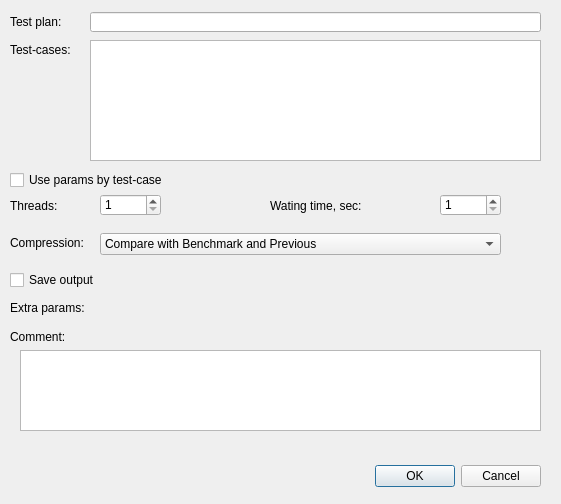
<?xml version="1.0" encoding="UTF-8"?>
<ui version="4.0">
 <class>PlanEditDialog</class>
 <widget class="QDialog" name="PlanEditDialog">
  <property name="windowModality">
   <enum>Qt::WindowModal</enum>
  </property>
  <property name="geometry">
   <rect>
    <x>0</x>
    <y>0</y>
    <width>561</width>
    <height>504</height>
   </rect>
  </property>
  <property name="sizePolicy">
   <sizepolicy hsizetype="Ignored" vsizetype="Ignored">
    <horstretch>0</horstretch>
    <verstretch>0</verstretch>
   </sizepolicy>
  </property>
  <property name="minimumSize">
   <size>
    <width>561</width>
    <height>504</height>
   </size>
  </property>
  <property name="maximumSize">
   <size>
    <width>561</width>
    <height>504</height>
   </size>
  </property>
  <property name="windowTitle">
   <string>Dialog</string>
  </property>
  <property name="modal">
   <bool>true</bool>
  </property>
  <widget class="QDialogButtonBox" name="buttonBox">
   <property name="geometry">
    <rect>
     <x>20</x>
     <y>460</y>
     <width>521</width>
     <height>32</height>
    </rect>
   </property>
   <property name="orientation">
    <enum>Qt::Horizontal</enum>
   </property>
   <property name="standardButtons">
    <set>QDialogButtonBox::Cancel|QDialogButtonBox::Ok</set>
   </property>
  </widget>
  <widget class="QLabel" name="planLabel">
   <property name="geometry">
    <rect>
     <x>10</x>
     <y>14</y>
     <width>71</width>
     <height>16</height>
    </rect>
   </property>
   <property name="text">
    <string>Test plan:</string>
   </property>
  </widget>
  <widget class="QLineEdit" name="planBox">
   <property name="geometry">
    <rect>
     <x>90</x>
     <y>12</y>
     <width>451</width>
     <height>20</height>
    </rect>
   </property>
  </widget>
  <widget class="QLabel" name="threadLabel">
   <property name="geometry">
    <rect>
     <x>10</x>
     <y>198</y>
     <width>71</width>
     <height>16</height>
    </rect>
   </property>
   <property name="text">
    <string>Threads:</string>
   </property>
  </widget>
  <widget class="QTableView" name="tableView">
   <property name="geometry">
    <rect>
     <x>90</x>
     <y>40</y>
     <width>451</width>
     <height>121</height>
    </rect>
   </property>
  </widget>
  <widget class="QCheckBox" name="checkBox">
   <property name="geometry">
    <rect>
     <x>10</x>
     <y>170</y>
     <width>571</width>
     <height>20</height>
    </rect>
   </property>
   <property name="text">
    <string>Use params by test-case</string>
   </property>
  </widget>
  <widget class="QLabel" name="compressionLabel">
   <property name="geometry">
    <rect>
     <x>10</x>
     <y>235</y>
     <width>91</width>
     <height>16</height>
    </rect>
   </property>
   <property name="text">
    <string>Compression:</string>
   </property>
  </widget>
  <widget class="QLabel" name="label_2">
   <property name="geometry">
    <rect>
     <x>10</x>
     <y>300</y>
     <width>111</width>
     <height>16</height>
    </rect>
   </property>
   <property name="text">
    <string>Extra params:</string>
   </property>
  </widget>
  <widget class="QLabel" name="timeoutLabel">
   <property name="geometry">
    <rect>
     <x>270</x>
     <y>198</y>
     <width>131</width>
     <height>16</height>
    </rect>
   </property>
   <property name="text">
    <string>Wating time, sec:</string>
   </property>
  </widget>
  <widget class="QLabel" name="commentLabel">
   <property name="geometry">
    <rect>
     <x>10</x>
     <y>330</y>
     <width>54</width>
     <height>13</height>
    </rect>
   </property>
   <property name="text">
    <string>Comment:</string>
   </property>
  </widget>
  <widget class="QLabel" name="label">
   <property name="geometry">
    <rect>
     <x>10</x>
     <y>40</y>
     <width>81</width>
     <height>20</height>
    </rect>
   </property>
   <property name="text">
    <string>Test-cases:</string>
   </property>
  </widget>
  <widget class="QSpinBox" name="watingTimeBox">
   <property name="geometry">
    <rect>
     <x>440</x>
     <y>194</y>
     <width>61</width>
     <height>22</height>
    </rect>
   </property>
   <property name="minimum">
    <number>1</number>
   </property>
   <property name="maximum">
    <number>9999</number>
   </property>
  </widget>
  <widget class="QSpinBox" name="threadBox">
   <property name="geometry">
    <rect>
     <x>100</x>
     <y>194</y>
     <width>61</width>
     <height>22</height>
    </rect>
   </property>
   <property name="minimum">
    <number>1</number>
   </property>
  </widget>
  <widget class="QComboBox" name="compressionBox">
   <property name="geometry">
    <rect>
     <x>100</x>
     <y>233</y>
     <width>401</width>
     <height>22</height>
    </rect>
   </property>
   <property name="currentIndex">
    <number>2</number>
   </property>
   <item>
    <property name="text">
     <string>No Compare</string>
    </property>
   </item>
   <item>
    <property name="text">
     <string>Compare with Benchmark</string>
    </property>
   </item>
   <item>
    <property name="text">
     <string>Compare with Benchmark and Previous</string>
    </property>
   </item>
   <item>
    <property name="text">
     <string>Compare with All</string>
    </property>
   </item>
  </widget>
  <widget class="QCheckBox" name="checkBox_2">
   <property name="geometry">
    <rect>
     <x>10</x>
     <y>270</y>
     <width>491</width>
     <height>20</height>
    </rect>
   </property>
   <property name="text">
    <string>Save output</string>
   </property>
  </widget>
  <widget class="QPlainTextEdit" name="commentBox">
   <property name="geometry">
    <rect>
     <x>20</x>
     <y>350</y>
     <width>521</width>
     <height>81</height>
    </rect>
   </property>
  </widget>
 </widget>
 <resources/>
 <connections>
  <connection>
   <sender>buttonBox</sender>
   <signal>accepted()</signal>
   <receiver>PlanEditDialog</receiver>
   <slot>accept()</slot>
   <hints>
    <hint type="sourcelabel">
     <x>248</x>
     <y>254</y>
    </hint>
    <hint type="destinationlabel">
     <x>157</x>
     <y>274</y>
    </hint>
   </hints>
  </connection>
  <connection>
   <sender>buttonBox</sender>
   <signal>rejected()</signal>
   <receiver>PlanEditDialog</receiver>
   <slot>reject()</slot>
   <hints>
    <hint type="sourcelabel">
     <x>316</x>
     <y>260</y>
    </hint>
    <hint type="destinationlabel">
     <x>286</x>
     <y>274</y>
    </hint>
   </hints>
  </connection>
 </connections>
</ui>
